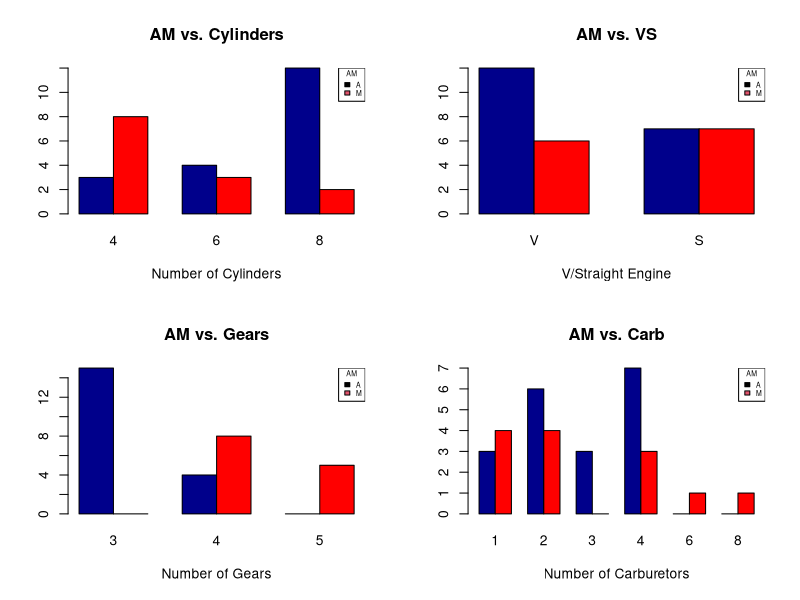
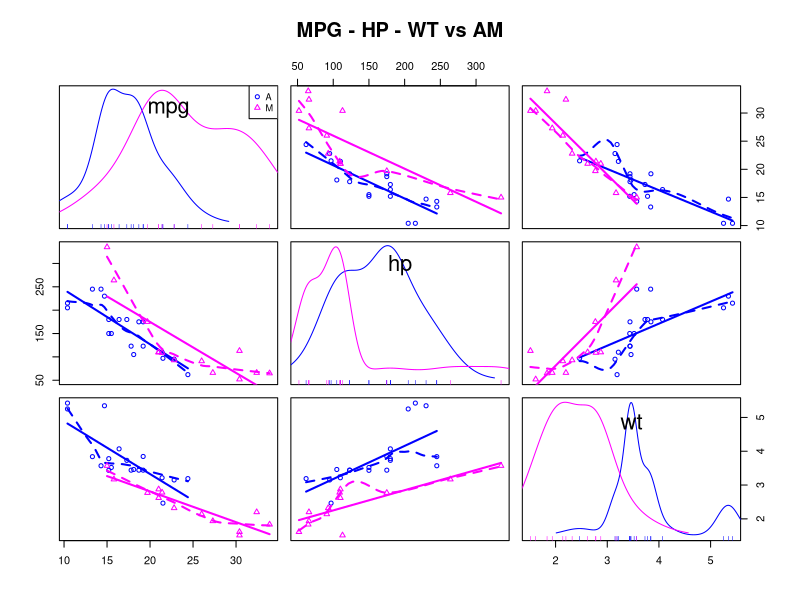
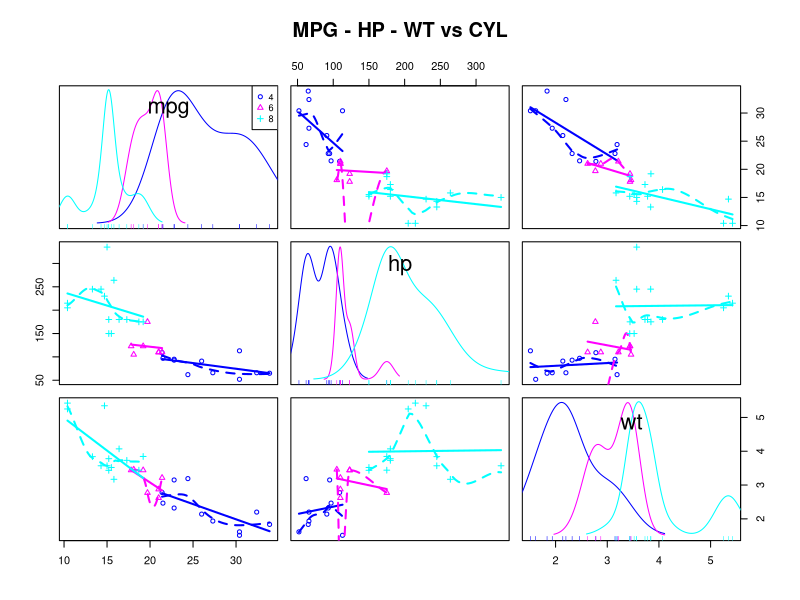
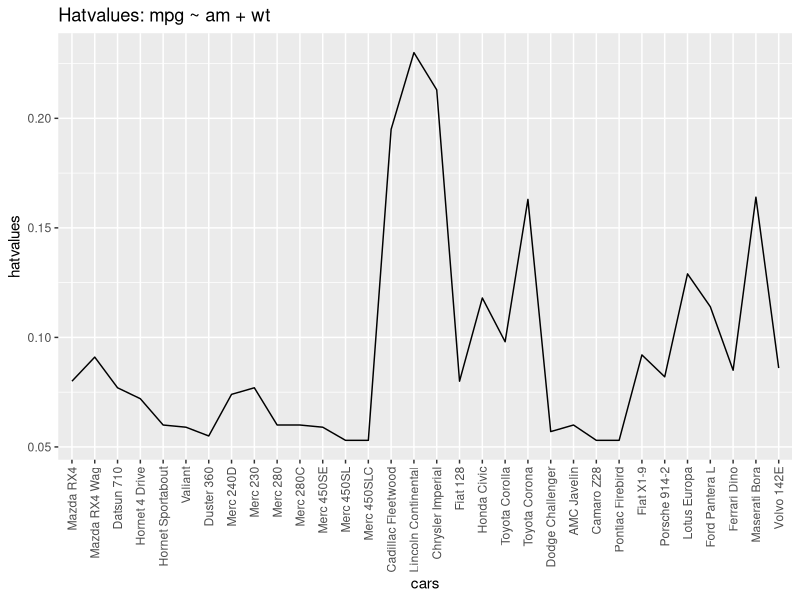
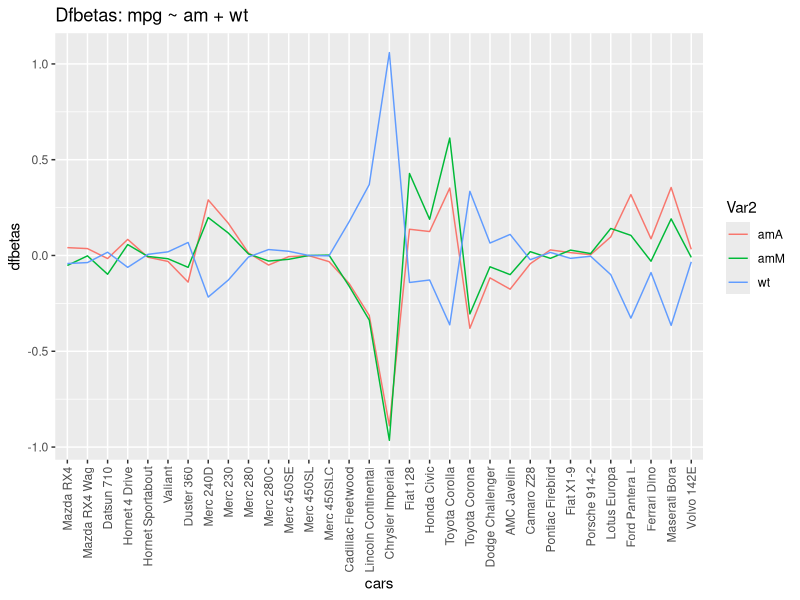
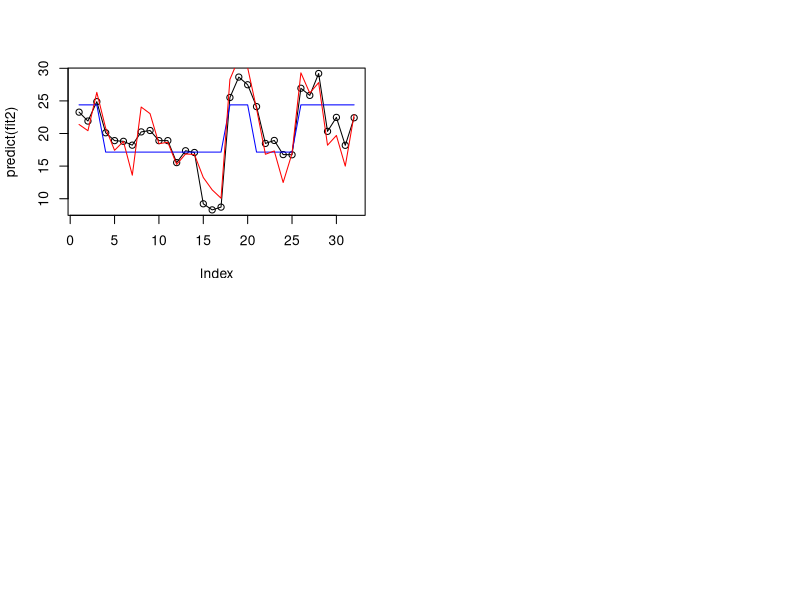
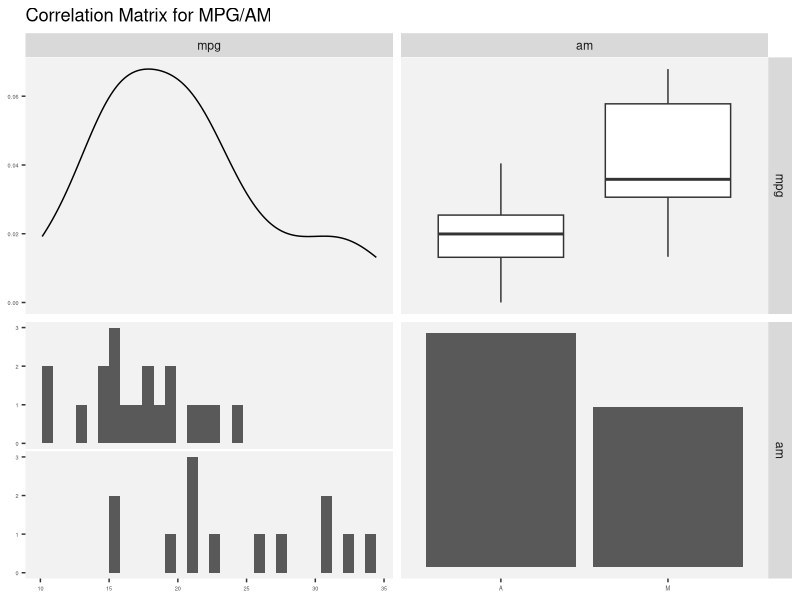
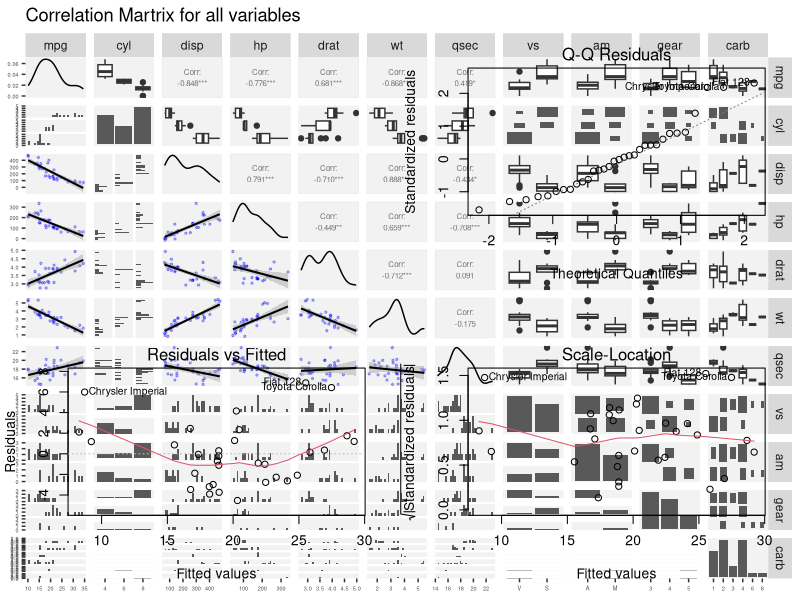

Write R code to recreate these figures, in order.
## ---- chunk 1
knitr::opts_chunk$set(echo = TRUE)
## ---- chunk 2
data("mtcars")
dim(mtcars)
head(mtcars)
summary(mtcars)
## ---- chunk 3
mtcars$vs <- factor(mtcars$vs,labels=c('V','S'))
mtcars$am <- factor(mtcars$am,labels=c('A','M'))
mtcars$cyl <- factor(mtcars$cyl)
mtcars$gear <- factor(mtcars$gear)
mtcars$carb <- factor(mtcars$carb)
## ---- chunk 4
par(mfrow=c(2,2))

display_barplot <- function(table, title, xlab) {
  barplot(table, main=title, xlab=xlab, col=c("darkblue","red"), beside=TRUE)
  legend("topright", title = "AM", rownames(table), fill = 1:2, ncol = 1, cex = 0.5)
}

display_barplot(table(mtcars$am, mtcars$cyl) ,"AM vs. Cylinders", "Number of Cylinders")
display_barplot(table(mtcars$am, mtcars$vs) ,"AM vs. VS", "V/Straight Engine")
display_barplot(table(mtcars$am, mtcars$gear) ,"AM vs. Gears", "Number of Gears")
display_barplot(table(mtcars$am, mtcars$carb) ,"AM vs. Carb", "Number of Carburetors")
## ---- chunk 5
library(car)
scatterplotMatrix(~mpg+hp+wt|am, data=mtcars, main="MPG - HP - WT vs AM")
## ---- chunk 6
scatterplotMatrix(~mpg+hp+wt|cyl, data=mtcars, main="MPG - HP - WT vs CYL")
## ---- chunk 7
sort(sqrt(vif(lm(mpg~., mtcars))), decreasing = TRUE)
sort(sqrt(vif(lm(mpg~. -wt, mtcars))), decreasing = TRUE)
## ---- chunk 8
fit1  <- lm(mpg ~ am , mtcars)
fit2  <- update(fit1, mpg ~ am + wt)
fit3  <- update(fit1, mpg ~ am + wt + cyl)
fit4  <- update(fit1, mpg ~ am + wt + cyl + disp)
fit5  <- update(fit1, mpg ~ am + wt + cyl + disp + hp)
fit6  <- update(fit1, mpg ~ am + wt + cyl + disp + hp + drat)
fit7  <- update(fit1, mpg ~ am + wt + cyl + disp + hp + drat + carb)
fit8  <- update(fit1, mpg ~ am + wt + cyl + disp + hp + drat + carb + gear)
fit9  <- update(fit1, mpg ~ am + wt + cyl + disp + hp + drat + carb + gear + qsec)
fit10 <- update(fit1, mpg ~ am + wt + cyl + disp + hp + drat + carb + gear + qsec + vs)

anova(fit1, fit2, fit3, fit4, fit5, fit6, fit7, fit8, fit9, fit10)
## ---- chunk 9
fit3Interaction  <- update(fit1, mpg ~ am + wt + cyl + wt * cyl)

anova(fit1, fit2, fit3, fit3Interaction)
## ---- chunk 10
summary(fit1)$coefficients
summary(fit2)$coefficients
## ---- chunk 11
require(ggplot2)
require(reshape2)

model_under_investigation <- lm (mpg ~ am + wt - 1, mtcars)

htv <- melt(as.matrix(round(hatvalues(model_under_investigation), 3)))
ggplot(data=htv, aes(x=Var1, y=value, group=Var2)) + geom_line() + theme(axis.text.x = element_text(angle=90, hjust=1, vjust=0.5)) + ylab('hatvalues') + xlab('cars') + ggtitle("Hatvalues: mpg ~ am + wt")

dfb <- melt(round(dfbetas(model_under_investigation), 3))
ggplot(data=dfb, aes(x=Var1, y=value, group=Var2)) + geom_line(aes(colour = Var2))+ theme(axis.text.x = element_text(angle=90, hjust=1, vjust=0.5)) + ylab('dfbetas') + xlab('cars') + ggtitle("Dfbetas: mpg ~ am + wt")
## ---- chunk 12
plot(predict(fit2))
lines(predict(fit2), col = "black")
lines(predict(fit1), col = "blue")
lines(predict(lm(mpg ~ ., mtcars)), col = "red")
## ---- chunk 13
require(GGally)
require(ggplot2)

lowerFn <- function(data, mapping, ...) {
  p <- ggplot(data = data, mapping = mapping) +
    geom_point(color = 'blue', alpha=0.3, size=0.5) +
    geom_smooth(color = 'black', method='lm', size=0.7,...)
  p
}

printCorrelations <- function(modelData, graphTitle) {
  g <- ggpairs( 
    data = modelData,
    title = graphTitle,
    lower = list(
      continuous = wrap(lowerFn) #wrap("smooth", alpha = 0.3, color = "blue", lwd=1) 
    ),
    upper = list(continuous = wrap("cor", size = 2))
  )
  g <- g + theme(
    axis.text = element_text(size = 4),
    axis.title = element_text(size = 4),
    legend.background = element_rect(fill = "white"),
    panel.grid.major = element_line(colour = NA),
    panel.grid.minor = element_blank(),
    panel.background = element_rect(fill = "grey95")
  )
  suppressMessages(print(g)) #, bottomHeightProportion = 0.5, leftWidthProportion = .5))
}

printCorrelations( subset(mtcars, select = c(mpg,am)), "Correlation Matrix for MPG/AM" )
printCorrelations( mtcars, "Correlation Martrix for all variables" )
## ---- chunk 14
plot(fit2)
## ---- chunk 15
par(mfrow=c(2,2))
plot(fit10)
